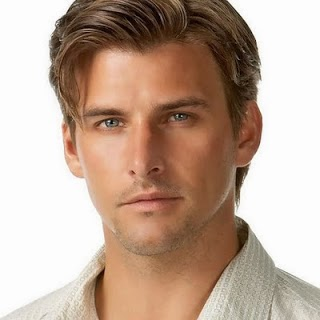
%> input picture morphological/dilation and errosion ,filters on binary image/im.jpg, 320 x 320 px
$ octave udilation.m   (GNU Octave 9; MATLAB toolbox functions it lacks are replaced by stand-ins)
%> lines starting %> are read from the running program, lines starting %| are printed output that depends on the picture; in (x1, y1, x2, y2) boxes, pixels count from 0 and x2, y2 are one past the last pixel; in counts of white or black regions, pixels touching at a corner belong together; the program's own positions count from 1
A=imread('im.jpg');
%> A is the input picture: size 320x320x3 uint8; mean R, G, B 191.7, 168, 152.3

A=im2bw(A);
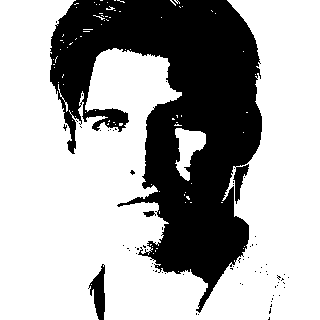
%> A: size 320x320 logical; 67.3% white; 71 black regions (68 under 20 px), largest, box (x1, y1, x2, y2) and area: (50, 0, 262, 313) 32757, (88, 264, 105, 320) 513, (143, 211, 156, 217) 50
figure,imshow(A);
%Structuring element
B2=[1 1 0 0 0 1 1 1 1 0 0];
m=floor(size(B2,1)/2);
n=floor(size(B2,2)/2);
%Pad array on all the sides
C=padarray(A,[m n]);
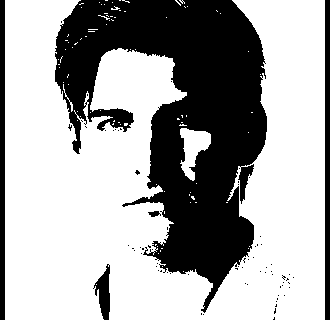
%> C: size 320x330 logical; 65.3% white; 73 black regions (68 under 20 px), largest, box (x1, y1, x2, y2) and area: (55, 0, 267, 313) 32757, (0, 0, 5, 320) 1600, (325, 0, 330, 320) 1600, (93, 264, 110, 320) 513, (148, 211, 161, 217) 50
D=false(size(A));
for i=1:size(C,1)-(2*m)
    for j=1:size(C,2)-(2*n)
        Temp=C(i:i+(2*m),j:j+(2*n));
        D(i,j)=max(max(Temp&B2));
    end
end
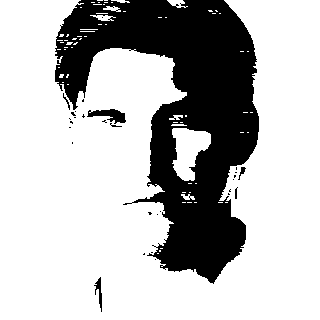
%> D: size 320x320 logical; 72.9% white; 30 black regions (24 under 20 px), largest, box (x1, y1, x2, y2) and area: (55, 0, 259, 284) 27146, (87, 109, 126, 124) 301, (94, 277, 102, 312) 110, (238, 167, 246, 180) 37, (63, 93, 70, 110) 28, (235, 187, 238, 199) 22

figure,imshow(D);

clear all
